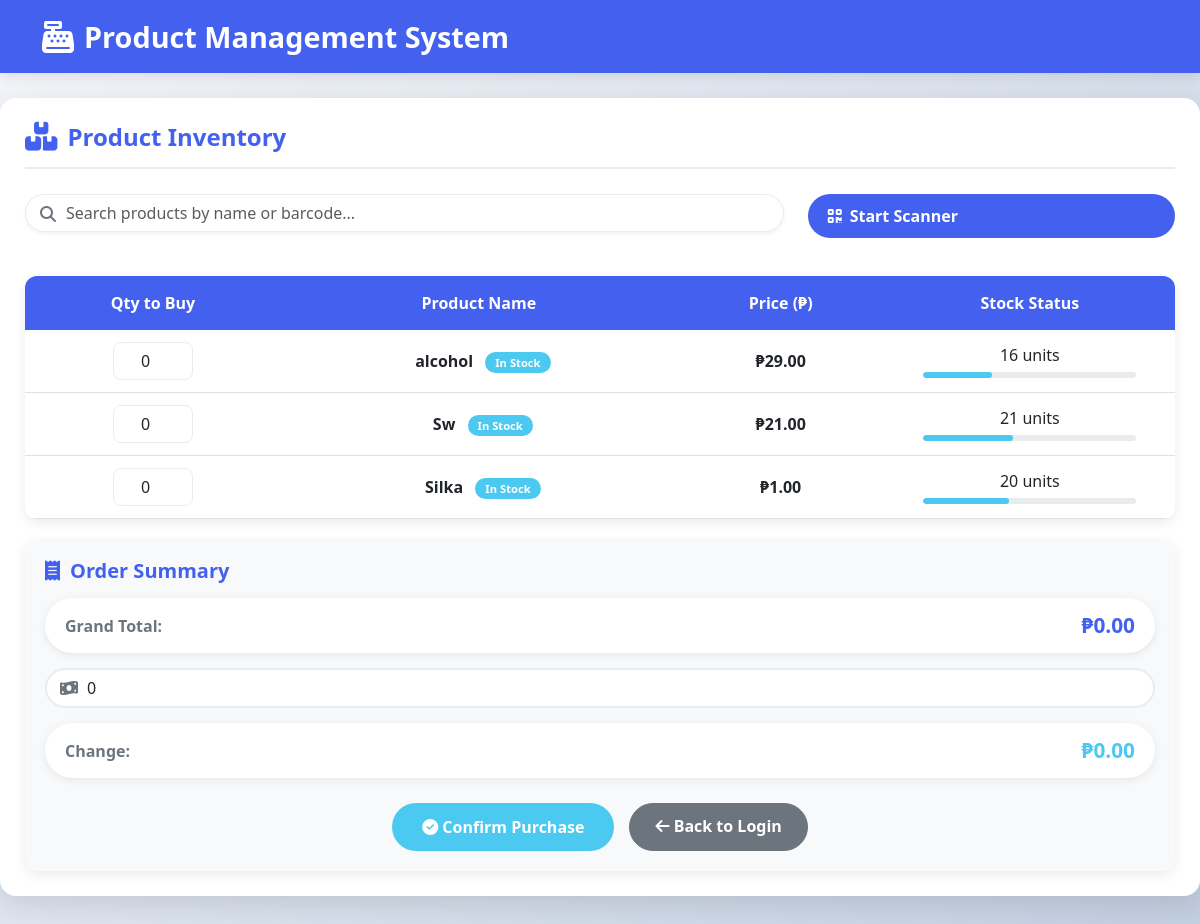
/show_products.php, run on the app's committed database.
### tables this page shows
CREATE TABLE `products` (
  `id` int(11) NOT NULL,
  `barcode` varchar(100) DEFAULT NULL,
  `product_name` varchar(100) NOT NULL,
  `price` decimal(10,2) NOT NULL,
  `stock` int(11) NOT NULL,
  `quantity` int(11) DEFAULT 0,
  `created_at` timestamp NOT NULL DEFAULT current_timestamp()
);

### show_products.php (the view, shortened to what this page needs)
<?php
$conn = new mysqli("localhost", "root", "", "admin");
$products_result = $conn->query("SELECT * FROM products ORDER BY id DESC");
$products = [];
while ($row = $products_result->fetch_assoc()) {
    $products[] = $row;
}
?>
<!DOCTYPE html>
<html lang="en">
<head>
<link href="https://cdn.jsdelivr.net/npm/bootstrap@5.3.0/dist/css/bootstrap.min.css" rel="stylesheet">
<link rel="stylesheet" href="https://cdnjs.cloudflare.com/ajax/libs/font-awesome/6.4.0/css/all.min.css">
</head>
<body>
<div class="header">
    <div class="container">
        <div class="logo"><i class="fas fa-cash-register"></i> Product Management System</div>
    </div>
</div>
<div class="container products-section">
    <h4 class="section-title"><i class="fas fa-boxes"></i> Product Inventory</h4>
    <div class="row mb-4">
        <div class="col-md-8">
            <div class="search-container">
                <i class="fas fa-search"></i>
                <input type="text" id="searchInput" class="form-control" placeholder="Search products by name or barcode...">
            </div>
        </div>
        <div class="col-md-4">
            <button type="button" class="btn btn-primary w-100" id="scanBtn">
                <i class="fas fa-qrcode"></i> Start Scanner
            </button>
        </div>
    </div>
    <form method="POST" action="receipt.php" id="buyForm">
        <div class="table-responsive">
            <table id="productsTable" class="table table-hover">
                <thead>
                    <tr>
                        <th>Qty to Buy</th>
                        <th>Product Name</th>
                        <th>Price (₱)</th>
                        <th>Stock Status</th>
                    </tr>
                </thead>
                <tbody>
                    <?php foreach ($products as $row):
                        $stockClass = '';
                        $stockBadge = '';
                        $progressWidth = ($row['quantity'] / 50) * 100;
                        if ($row['quantity'] == 0) {
                            $stockClass = 'stock-out';
                            $stockBadge = '<span class="badge badge-danger">Out of Stock</span>';
                        } elseif ($row['quantity'] < 10) {
                            $stockClass = 'stock-low';
                            $stockBadge = '<span class="badge badge-warning">Low Stock</span>';
                        } else {
                            $stockBadge = '<span class="badge badge-success">In Stock</span>';
                        }
                    ?>
                        <tr class="<?= $stockClass ?>" data-id="<?= $row['id'] ?>" data-barcode="<?= htmlspecialchars($row['barcode']) ?>">
                            <td data-label="Quantity">
                                <input type="number" name="quantities[<?= $row['id'] ?>]" value="0" min="0" max="<?= $row['quantity'] ?>" class="form-control quantity-input" data-price="<?= $row['price'] ?>" <?= ($row['quantity'] == 0) ? 'disabled' : '' ?>>
                            </td>
                            <td class="product-name-cell" data-label="Product">
                                <?= htmlspecialchars($row['product_name']) ?>
                                <?= $stockBadge ?>
                            </td>
                            <td class="price-cell" data-label="Price">₱<?= number_format($row['price'], 2) ?></td>
                            <td class="stock-cell" data-label="Stock">
                                <div class="stock-info">
                                    <span><?= $row['quantity'] ?> units</span>
                                    <?php if ($row['quantity'] > 0): ?>
                                    <div class="stock-progress">
                                        <div class="stock-progress-bar" style="width: <?= $progressWidth ?>%"></div>
                                    </div>
                                    <?php endif; ?>
                                </div>
                            </td>
                        </tr>
                    <?php endforeach; ?>
                </tbody>
            </table>
        </div>
        <div class="summary-card">
            <h5 class="summary-title"><i class="fas fa-receipt"></i> Order Summary</h5>
            <div class="amount-display">
                <span class="amount-label">Grand Total:</span>
                <span class="amount-value" id="grandTotal">₱0.00</span>
            </div>
            <div class="payment-container">
                <i class="fas fa-money-bill-wave"></i>
                <input type="number" name="paymentAmount" id="paymentAmount" class="form-control payment-input" placeholder="Enter Payment Amount" value="0" min="0" step="0.01">
            </div>
            <div class="amount-display">
                <span class="amount-label">Change:</span>
                <span class="amount-value" id="changeAmount">₱0.00</span>
            </div>
            <div class="action-buttons">
                <button type="submit" class="btn btn-success">
                    <i class="fas fa-check-circle"></i> Confirm Purchase
                </button>
                <a href="login.php" class="btn btn-secondary">
                    <i class="fas fa-arrow-left"></i> Back to Login
                </a>
            </div>
        </div>
    </form>
</div>
</body>
</html>

### show_products.php (style rules this page uses)
:root { --primary: #4361ee; --secondary: #3f37c9; --success: #4cc9f0; --light: #f8f9fa; --dark: #212529; --danger: #e63946; --warning: #fca311; --info: #4895ef; --gray: #6c757d; --light-gray: #e9ecef; }
body { background: linear-gradient(135deg, #f5f7fa 0%, #c3cfe2 100%); font-family: 'Segoe UI', Tahoma, Geneva, Verdana, sans-serif; min-height: 100vh; padding-bottom: 30px; }
.header { background: var(--primary); color: white; padding: 15px 0; box-shadow: 0 4px 12px rgba(0,0,0,0.1); margin-bottom: 25px; }
.logo { font-weight: 700; font-size: 1.8rem; display: flex; align-items: center; }
.logo i { margin-right: 10px; font-size: 2rem; }
.products-section { max-width: 1200px; margin: 0 auto; background: #fff; padding: 25px; border-radius: 16px; box-shadow: 0 8px 30px rgba(0,0,0,0.12); }
.section-title { color: var(--primary); font-weight: 700; margin-bottom: 25px; padding-bottom: 15px; border-bottom: 2px solid var(--light-gray); display: flex; align-items: center; }
.section-title i { margin-right: 10px; font-size: 1.8rem; }
.search-container { position: relative; margin-bottom: 20px; }
.search-container i { position: absolute; left: 15px; top: 12px; color: var(--gray); }
#searchInput { padding-left: 40px; border-radius: 50px; border: 1px solid var(--light-gray); box-shadow: 0 2px 5px rgba(0,0,0,0.05); }
#scanBtn { border-radius: 50px; padding: 10px 20px; font-weight: 600; display: flex; align-items: center; gap: 8px; }
.table-responsive { border-radius: 12px; overflow: hidden; box-shadow: 0 4px 12px rgba(0,0,0,0.08); }
#productsTable { margin-bottom: 0; }
#productsTable thead th { background: var(--primary); color: white; font-weight: 600; border: none; padding: 15px 12px; text-align: center; vertical-align: middle; }
#productsTable tbody td { padding: 12px; vertical-align: middle; text-align: center; }
.quantity-input { width: 80px; margin: 0 auto; text-align: center; border-radius: 8px; border: 1px solid var(--light-gray); transition: all 0.3s; }
.product-name-cell { cursor: pointer; font-weight: 600; color: var(--dark); transition: all 0.2s; text-align: left; padding-left: 20px !important; }
.price-cell { font-weight: 600; color: var(--primary); }
.stock-cell { font-weight: 500; }
.summary-card { background: var(--light); border-radius: 12px; padding: 20px; box-shadow: 0 4px 12px rgba(0,0,0,0.08); margin-top: 20px; }
.summary-title { font-weight: 600; color: var(--primary); margin-bottom: 15px; display: flex; align-items: center; gap: 10px; }
.payment-container { position: relative; margin: 15px 0; }
.payment-container i { position: absolute; left: 15px; top: 12px; color: var(--gray); z-index: 5; }
#paymentAmount { padding-left: 40px; border-radius: 50px; border: 2px solid var(--light-gray); transition: all 0.3s; }
.amount-display { background: white; padding: 12px 20px; border-radius: 50px; font-weight: 600; box-shadow: 0 2px 8px rgba(0,0,0,0.08); margin: 10px 0; display: flex; justify-content: space-between; align-items: center; }
.amount-label { color: var(--gray); }
.amount-value { color: var(--primary); font-size: 1.3rem; }
.change-positive { color: var(--success) !important; }
.action-buttons { display: flex; gap: 15px; justify-content: center; margin-top: 25px; }
.btn-primary { background: var(--primary); border: none; border-radius: 50px; padding: 12px 25px; font-weight: 600; transition: all 0.3s; }
.btn-success { background: var(--success); border: none; border-radius: 50px; padding: 12px 30px; font-weight: 600; transition: all 0.3s; }
.btn-secondary { border-radius: 50px; padding: 10px 25px; font-weight: 600; transition: all 0.3s; }
.badge { font-size: 0.7rem; padding: 5px 10px; border-radius: 50px; margin-left: 8px; }
.badge-success { background: var(--success); }
.stock-info { display: flex; flex-direction: column; align-items: center; gap: 5px; }
.stock-progress { width: 80%; height: 6px; background: var(--light-gray); border-radius: 3px; overflow: hidden; }
.stock-progress-bar { height: 100%; background: var(--success); border-radius: 3px; }

### data on the page
products: quantity "0", product_name "alcohol", shows "In Stock", price "29.00", quantity "16"
products: quantity "0", product_name "Sw", shows "In Stock", price "21.00", quantity "21"
products: quantity "0", product_name "Silka", shows "In Stock", price "1.00", quantity "20"
